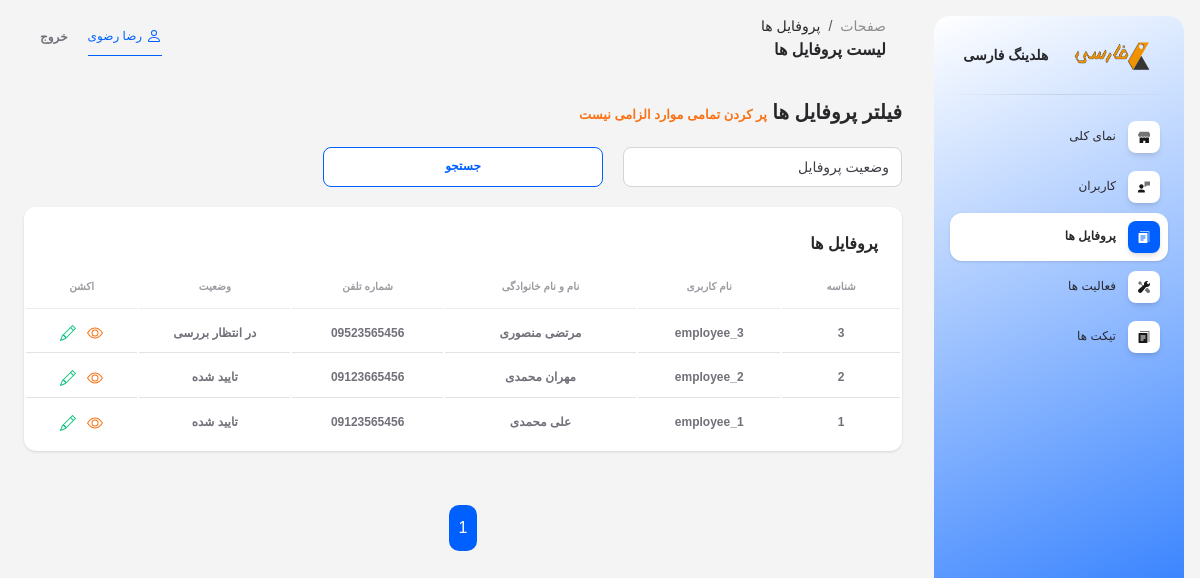
Screenshot of /super-admin/profiles/ (signed in) with the database file from the repository.
### app/models.py (models this page shows, shortened)
class CustomUser(AbstractUser):
    USER_TYPE_CHOICES = (
        ('1', 'مدیر کل'),
        ('2', 'مدیر'),
        ('3', 'کارمند'),
    )
    user_type = models.CharField(verbose_name='سطح کاربر', max_length=10, choices=USER_TYPE_CHOICES, default='1')
    manager = models.ForeignKey(
        'self',
        on_delete=models.SET_NULL,
        null=True,
        blank=True,
        related_name='manager_employees',
        limit_choices_to={'user_type': '2'},
        verbose_name='مدیر'
    )
    class Meta:
        verbose_name = 'کاربر'
        verbose_name_plural = 'کاربران'

class Profile(models.Model):
    STATUS_CHOICES = (
        ('1', 'در انتظار بررسی'),
        ('2', 'تایید شده'),
        ('3', 'رد شده'),
    )
    user = models.OneToOneField(CustomUser, on_delete=models.CASCADE, related_name='user_profile', verbose_name='کاربر', editable=False)
    phone_number = models.CharField(
        verbose_name='تلفن همراه',
        max_length=11,
        unique=True,
        help_text='09123456789',
        validators=[RegexValidator(r'^\d{11}$', message='شماره تلفن همراه باید 11 رقمی و با 0 اول باشد.')]
    )
    address = models.CharField(verbose_name='آدرس', max_length=700)
    phone_number_1 = models.CharField(
        verbose_name='تلفن همراه بستگان',
        max_length=11,
        help_text='09123456789',
        validators=[RegexValidator(r'^\d{11}$', message='شماره تلفن همراه باید 11 رقمی و با 0 اول باشد.')]
    )
    phone_number_2 = models.CharField(
        verbose_name='تلفن همراه بستگان',
        max_length=11,
        help_text='09123456789',
        validators=[RegexValidator(r'^\d{11}$', message='شماره تلفن همراه باید 11 رقمی و با 0 اول باشد.')]
    )
    national_code = models.CharField(verbose_name='کد ملی', max_length=10, unique=True, validators=[validate_national_code])
    birthdate = models.CharField(verbose_name='تاریخ تولد', max_length=10)
    national_card = models.ImageField(verbose_name='تصویر کارت ملی', upload_to='national_card/')
    guarantee = models.ImageField(verbose_name='تصویر ضمانت نامه', upload_to='guarantee/', null=True, blank=True)
    status = models.CharField(verbose_name='وضعیت', max_length=20, choices=STATUS_CHOICES, default='1')
    class Meta:
        verbose_name = 'پروفایل'
        verbose_name_plural = 'پروفایل ها'

### app/views.py (the view)
# urls.py: path('super-admin/profiles/', views.SuperAdminProfileListView.as_view(), name='super_admin_profiles'),
class SuperAdminProfileListView(LoginRequiredMixin, mixins.RoleRequiredMixin, ListView):
    allowed_roles = ['1']
    model = models.Profile
    template_name = 'super_admin/profiles.html'
    paginate_by = 100
    context_object_name = 'profiles'
    ordering = '-id'
    def get_queryset(self):
        queryset = super().get_queryset()
        status = self.request.GET.get('status')
        if status:
            queryset = queryset.filter(status=status)
        return queryset
    def get_context_data(self, **kwargs):
        context = super().get_context_data(**kwargs)
        context['status'] = self.request.GET.get('status', '')
        return context

### app/mixins.py (called while the page is built)
    def dispatch(self, request, *args, **kwargs):
        if not request.user.is_authenticated:
            raise PermissionDenied("ابتدا باید وارد شوید.")
        if str(request.user.user_type) not in self.allowed_roles:
            raise PermissionDenied("شما دسترسی لازم را ندارید.")
        return super().dispatch(request, *args, **kwargs)

### app/views.py (called while the page is built)
def custom_context(request):
    if request.user.is_authenticated:
        not_seen_messages = models.Message.objects.filter(conversation__users=request.user, seen=False).exclude(user=request.user)
        return {
            'not_seen_messages_count': not_seen_messages.count(),
        }
    else:
        return {
            'not_login': True,
        }

### templates/super_admin/profiles.html (shortened to what this page needs)
{% extends 'base_super_admin_dashboard.html' %}
{% load static %}
{% block page1 %}
پروفایل ها
{% endblock %}
{% block page2 %}
لیست پروفایل ها
{% endblock %}
{% block content %}
<div class="col-12">
    <h5>فیلتر پروفایل ها <span style="font-size: small; color: #f97316;">پر کردن تمامی موارد الزامی نیست</span></h5>
    <form method="get" class="my-form">
        <select name="status" class="form-control" title="وضعیت پروفایل">
            <option value="">وضعیت پروفایل</option>
        </select>
        <button class="my-btn"
            style="background-color: #fff; border: 1px solid #0060ff; border-radius: 0.5rem; color: #0060ff; padding: 8px 32px; font-size: 0.75rem; font-weight: 700;">جستجو</button>
    </form>
</div>
<div class="col-12">
    {% include "includes/tables/super_admin/profile_table.html" with title="پروفایل ها" %}
</div>
<div class="col-12">
    {% include "includes/paginations/pagination.html" %}
</div>
{% endblock %}

### templates/base_super_admin_dashboard.html (shortened to what this page needs)
{% load static %}
<!DOCTYPE html>
<html lang="fa" dir="rtl">
<head>
    <link type="text/css" rel="stylesheet" href="{% static 'css/jalalidatepicker.min.css' %}" />
    <link id="pagestyle" href="{% static 'css/soft-ui-dashboard.css' %}" rel="stylesheet" />
</head>
<body class="g-sidenav-show rtl bg-gray-100">
    <aside
        class="sidenav navbar navbar-vertical navbar-expand-xs border-0 border-radius-xl my-3 fixed-end me-3 rotate-caret"
        id="sidenav-main" style="background: #FFFFFF;
background: linear-gradient(157deg, rgba(255, 255, 255, 1) 0%, #0060ff 100%);">
        <div class="sidenav-header">
            <div class="navbar-brand m-0" target="_blank">
                <img src="{% static 'img/logo.png' %}" class="navbar-brand-img h-100" alt="main_logo">
                <span class="me-1 font-weight-bold">هلدینگ فارسی</span>
            </div>
        </div>
        <hr class="horizontal dark mt-0">
        <div class="collapse navbar-collapse px-0 w-auto " id="sidenav-collapse-main">
            <ul class="navbar-nav">
                <li class="nav-item">
                    <a class="nav-link {% if '/dashboard/' in request.path %} active {% endif %}"
                        href="{% url 'super_admin_dashboard' %}">
                        <div
                            class="icon icon-shape icon-sm shadow border-radius-md bg-white text-center ms-2 d-flex align-items-center justify-content-center">
                        </div>
                        <span class="nav-link-text me-1">نمای کلی</span>
                    </a>
                </li>
                <li class="nav-item">
                    <a class="nav-link {% if '/users/' in request.path %} active {% endif %}"
                        href="{% url 'super_admin_users' %}">
                        <div
                            class="icon icon-shape icon-sm shadow border-radius-md bg-white text-center ms-2 d-flex align-items-center justify-content-center">
                        </div>
                        <span class="nav-link-text me-1">کاربران</span>
                    </a>
                </li>
                <li class="nav-item">
                    <a class="nav-link {% if '/profiles/' in request.path %} active {% endif %}" href="{% url 'super_admin_profiles' %}">
                        <div
                            class="icon icon-shape icon-sm shadow border-radius-md bg-white text-center ms-2 d-flex align-items-center justify-content-center">
                        </div>
                        <span class="nav-link-text me-1">پروفایل ها</span>
                    </a>
                </li>
                <li class="nav-item">
                    <a class="nav-link {% if '/activities/' in request.path %} active {% endif %}" href="{% url 'super_admin_activities' %}">
                        <div
                            class="icon icon-shape icon-sm shadow border-radius-md bg-white text-center ms-2 d-flex align-items-center justify-content-center">
                        </div>
                        <span class="nav-link-text me-1">فعالیت ها</span>
                    </a>
                </li>
                <li class="nav-item">
                    <a class="nav-link {% if '/tickets/' in request.path %} active {% endif %}" href="{% url 'super_admin_tickets' %}">
                        <div
                            class="icon icon-shape icon-sm shadow border-radius-md bg-white text-center ms-2 d-flex align-items-center justify-content-center">
                        </div>
                        <span class="nav-link-text me-1">تیکت ها</span>
                    </a>
                </li>
            </ul>
        </div>
    </aside>
    <main class="main-content position-relative max-height-vh-100 h-100 border-radius-lg overflow-x-hidden">
        <nav class="navbar navbar-main navbar-expand-lg px-0 mx-4 shadow-none border-radius-xl" id="navbarBlur"
            navbar-scroll="true">
            <div class="container-fluid py-1 px-3">
                <nav aria-label="breadcrumb">
                    <ol class="breadcrumb bg-transparent mb-0 pb-0 pt-1 px-0 ">
                        <li class="breadcrumb-item text-sm ps-2"><a class="opacity-5 text-dark"
                                href="javascript:;">صفحات</a></li>
                        <li class="breadcrumb-item text-sm text-dark active" aria-current="page">
                            {% block page1 %} {% endblock %}
                        </li>
                    </ol>
                    <h6 class="font-weight-bolder mb-0">{% block page2 %} {% endblock %}</h6>
                </nav>
                <div class="collapse navbar-collapse mt-sm-0 mt-2 px-0" id="navbar">
                    <ul class="navbar-nav me-auto ms-0 justify-content-end">
                        <div
                            style="border: none; outline: none; margin-left: 20px; border-bottom: 1px solid #0060ff; color: #0060ff; padding: 8px 0; font-size: 0.75rem; font-weight: 500;">
                            {% if user.get_full_name %}
                            {{ user.get_full_name }}
                            {% else %}
                            {{ user.username }}
                            {% endif %}
                        </div>
                        <li class="nav-item d-flex align-items-center">
                            <form action="{% url 'logout' %}" method="post">
                                <button type="submit" class="nav-link text-body font-weight-bold px-0">خروج</button>
                            </form>
                        </li>
                    </ul>
                </div>
            </div>
        </nav>
        <div class="container-fluid py-4">
            {% block content %}
            {% endblock %}
        </div>
    </main>
</body>
</html>

### templates/includes/tables/super_admin/profile_table.html (shortened to what this page needs)
<div class="card mb-4">
    <div class="card-header pb-0" style="display: flex; justify-content: space-between;">
        <h6>{{ title }}</h6>
    </div>
    <div class="card-body px-0 pt-0 pb-2">
        <div class="table-responsive p-0">
            <table class="table align-items-center mb-0">
                <thead>
                    <tr>
                        <th class="text-center text-uppercase text-secondary text-xxs font-weight-bolder opacity-7">
                            شناسه</th>
                        <th class="text-center text-uppercase text-secondary text-xxs font-weight-bolder opacity-7">
                            نام کاربری</th>
                        <th class="text-center text-uppercase text-secondary text-xxs font-weight-bolder opacity-7">
                            نام و نام خانوادگی</th>
                        <th class="text-center text-uppercase text-secondary text-xxs font-weight-bolder opacity-7">
                            شماره تلفن</th>
                        <th class="text-center text-uppercase text-secondary text-xxs font-weight-bolder opacity-7">
                            وضعیت</th>
                        <th class="text-center text-uppercase text-secondary text-xxs font-weight-bolder opacity-7">
                            اکشن</th>
                    </tr>
                </thead>
                <tbody>
                    {% for profile in profiles %}
                    <tr>
                        <td class="align-middle text-center">
                            <span class="text-secondary text-xs font-weight-bold">{{ profile.id }}</span>
                        </td>
                        <td class="align-middle text-center">
                            <span class="text-secondary text-xs font-weight-bold">{{ profile.user.username }}</span>
                        </td>
                        <td class="align-middle text-center">
                            <span class="text-secondary text-xs font-weight-bold">{{ profile.user.get_full_name }}</span>
                        </td>
                        <td class="align-middle text-center">
                            <span class="text-secondary text-xs font-weight-bold">{{ profile.phone_number }}</span>
                        </td>
                        <td class="align-middle text-center">
                            <span class="text-secondary text-xs font-weight-bold">{{ profile.get_status_display }}</span>
                        </td>
                        <td class="align-middle text-center">
                            <a href="{% url 'super_admin_profile' profile.id %}" title="جزئیات" style="padding: 0 4px;">
                                <span class="text-secondary text-xs font-weight-bold">
                                </span>
                            </a>
                            <a href="{% url 'super_admin_edit_profile' profile.id %}" title="ویرایش" style="padding: 0 4px;">
                                <span class="text-secondary text-xs font-weight-bold">
                                </span>
                            </a>
                        </td>
                    </tr>
                    {% empty %}
                    <tr>
                        <td colspan="6" class="align-middle text-center">
                            <span class="text-secondary text-xs font-weight-bold">موردی یافت نشد</span>
                        </td>
                    </tr>
                    {% endfor %}
                </tbody>
            </table>
        </div>
    </div>
</div>

### rows the page displays
CustomUser: get_full_name "رضا رضوی"
Profile: id "3", user.username "employee_3", user.get_full_name "مرتضی منصوری", phone_number "09523565456", status "در انتظار بررسی"
Profile: id "2", user.username "employee_2", user.get_full_name "مهران محمدی", phone_number "09123665456", status "تایید شده"
Profile: id "1", user.username "employee_1", user.get_full_name "علی محمدی", phone_number "09123565456", status "تایید شده"

### other values shown
{{ title }} "پروفایل ها"
{{ num }} "1"
